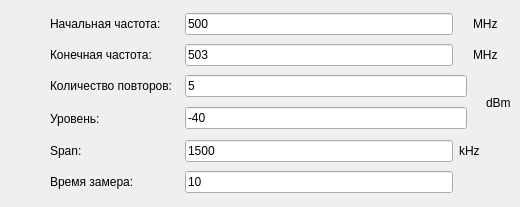
           <widget class="QWidget" name="tab_10">
            <attribute name="title">
             <string>UP-DOWN</string>
            </attribute>
            <widget class="QWidget" name="layoutWidget">
             <property name="geometry">
              <rect>
               <x>50</x>
               <y>10</y>
               <width>461</width>
               <height>188</height>
              </rect>
             </property>
             <layout class="QGridLayout" name="gridLayout_22">
              <item row="5" column="0">
               <widget class="QLabel" name="label_53">
                <property name="text">
                 <string>Время замера:</string>
                </property>
               </widget>
              </item>
              <item row="5" column="2">
               <widget class="QLineEdit" name="TST_UD_timeLineEdit">
                <property name="text">
                 <string>10</string>
                </property>
               </widget>
              </item>
              <item row="0" column="0">
               <widget class="QLabel" name="label_45">
                <property name="text">
                 <string>Начальная частота:</string>
                </property>
               </widget>
              </item>
              <item row="0" column="2">
               <widget class="QLineEdit" name="TST_UD_begLineEdit">
                <property name="text">
                 <string>500</string>
                </property>
               </widget>
              </item>
              <item row="0" column="4" colspan="2">
               <widget class="QLabel" name="label_52">
                <property name="text">
                 <string>MHz</string>
                </property>
               </widget>
              </item>
              <item row="1" column="0">
               <widget class="QLabel" name="label_46">
                <property name="text">
                 <string>Конечная частота:</string>
                </property>
               </widget>
              </item>
              <item row="1" column="2">
               <widget class="QLineEdit" name="TST_UD_endLineEdit">
                <property name="text">
                 <string>503</string>
                </property>
               </widget>
              </item>
              <item row="1" column="4" colspan="2">
               <widget class="QLabel" name="label_51">
                <property name="text">
                 <string>MHz</string>
                </property>
               </widget>
              </item>
              <item row="3" column="0" colspan="2">
               <widget class="QLabel" name="TST_AFC_levelLabel_4">
                <property name="minimumSize">
                 <size>
                  <width>0</width>
                  <height>25</height>
                 </size>
                </property>
                <property name="maximumSize">
                 <size>
                  <width>999999</width>
                  <height>25</height>
                 </size>
                </property>
                <property name="text">
                 <string>Уровень:</string>
                </property>
               </widget>
              </item>
              <item row="4" column="3" colspan="2">
               <widget class="QLabel" name="label_50">
                <property name="text">
                 <string>kHz</string>
                </property>
               </widget>
              </item>
              <item row="4" column="0">
               <widget class="QLabel" name="label_49">
                <property name="text">
                 <string>Span:</string>
                </property>
               </widget>
              </item>
              <item row="2" column="5" rowspan="2">
               <widget class="QLabel" name="TST_AFC_levelUnit_4">
                <property name="minimumSize">
                 <size>
                  <width>0</width>
                  <height>25</height>
                 </size>
                </property>
                <property name="maximumSize">
                 <size>
                  <width>999999</width>
                  <height>25</height>
                 </size>
                </property>
                <property name="text">
                 <string>dBm</string>
                </property>
               </widget>
              </item>
              <item row="2" column="2" colspan="2">
               <widget class="QLineEdit" name="TST_UD_countLineEdit">
                <property name="text">
                 <string>5</string>
                </property>
               </widget>
              </item>
              <item row="2" column="0">
               <widget class="QLabel" name="label_47">
                <property name="text">
                 <string>Количество повторов:</string>
                </property>
               </widget>
              </item>
              <item row="3" column="2" colspan="2">
               <widget class="QLineEdit" name="TST_UD_levelLineEdit">
                <property name="text">
                 <string>-40</string>
                </property>
               </widget>
              </item>
              <item row="4" column="2">
               <widget class="QLineEdit" name="TST_UD_spanLineEdit">
                <property name="text">
                 <string>1500</string>
                </property>
               </widget>
              </item>
             </layout>
            </widget>
           </widget>
